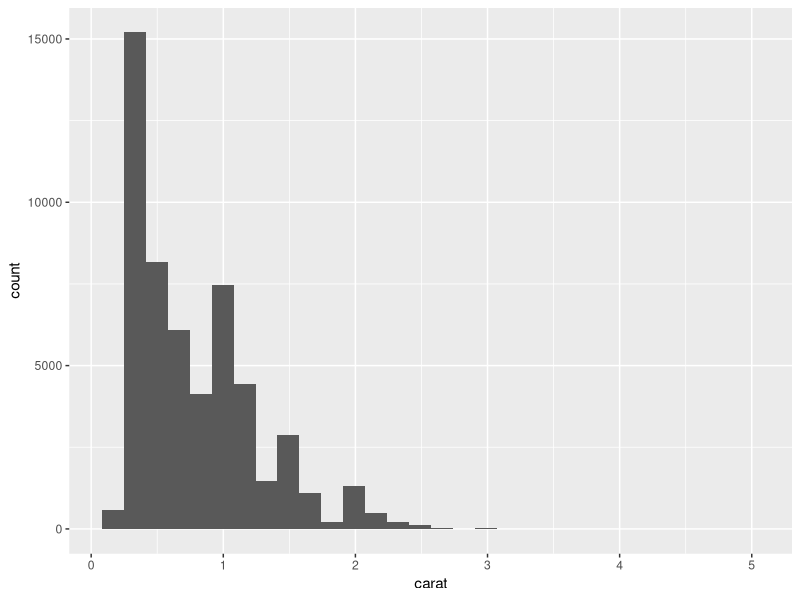
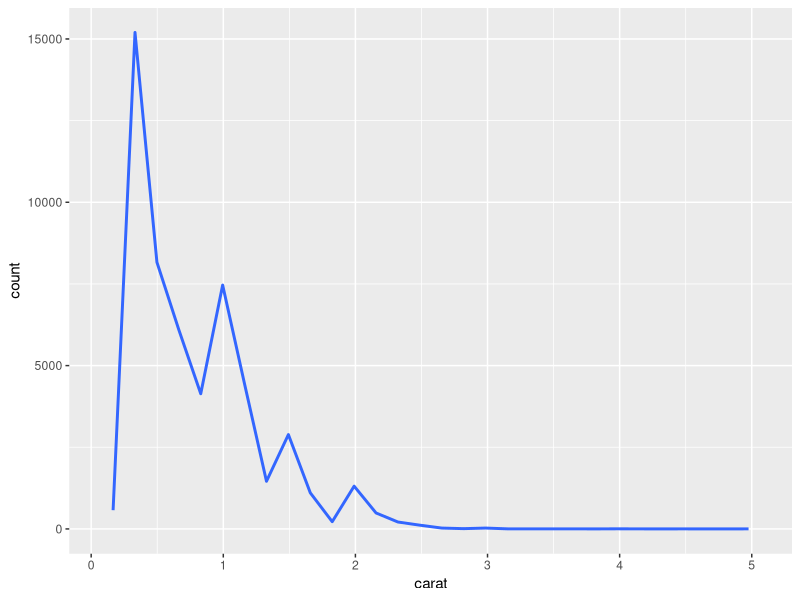
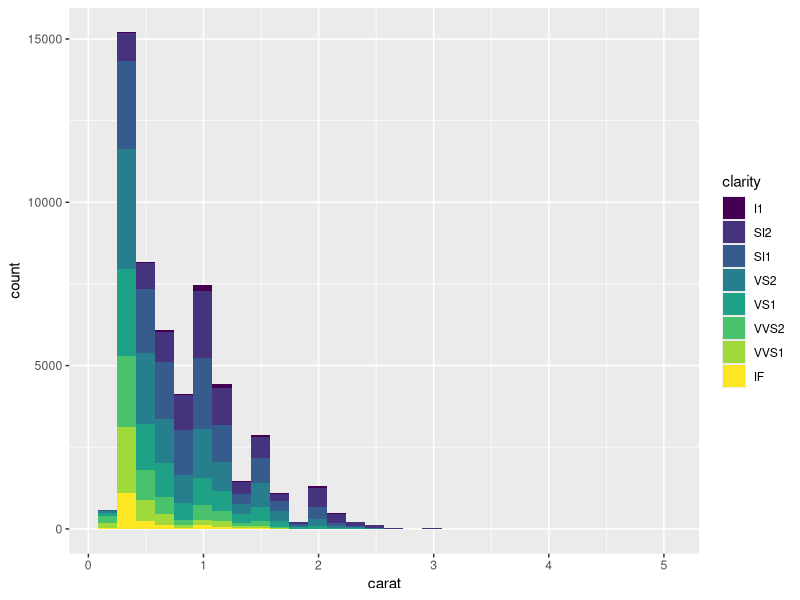
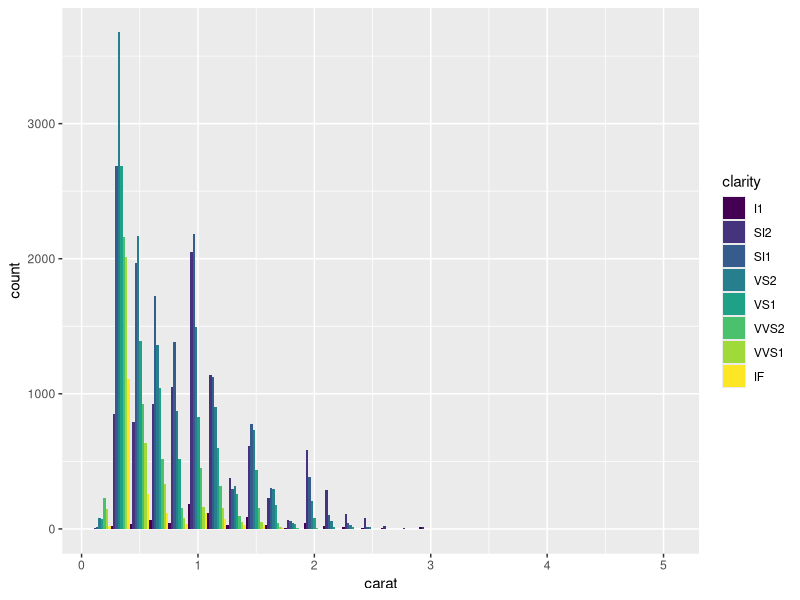

The R source for these figures, in order:
## ---- chunk 1
knitr::opts_chunk$set(echo = TRUE)
## ---- chunk 2
library(ggplot2)
diamonds_df <- diamonds
diamonds_df
## ---- chunk 3

ggplot() +
  layer(
    data = diamonds,
    mapping = aes(x = carat),
    stat = "bin",
    geom = "bar",
    position = "stack",
    inherit.aes = TRUE,
    show.legend = NA,
    )
## ---- chunk 4
ggplot() +
  layer(
    data = diamonds,
    mapping = aes(x = carat),
    stat = "bin",
    geom = "smooth",
    position = "identity",
    inherit.aes = TRUE,
    show.legend = NA
  )

## ---- chunk 5
ggplot() +
  layer(
    data = diamonds,
    mapping = aes(x = carat, fill = clarity),
    stat = "bin",
    geom = "bar",
    position = "stack",
    inherit.aes = TRUE,
    show.legend = NA,
    )
## ---- chunk 6
ggplot() +
  layer(
    data = diamonds,
    mapping = aes(x = carat, fill = clarity),
    stat = "bin",
    geom = "bar",
    position = "dodge",
    inherit.aes = TRUE,
    show.legend = NA,
    )

